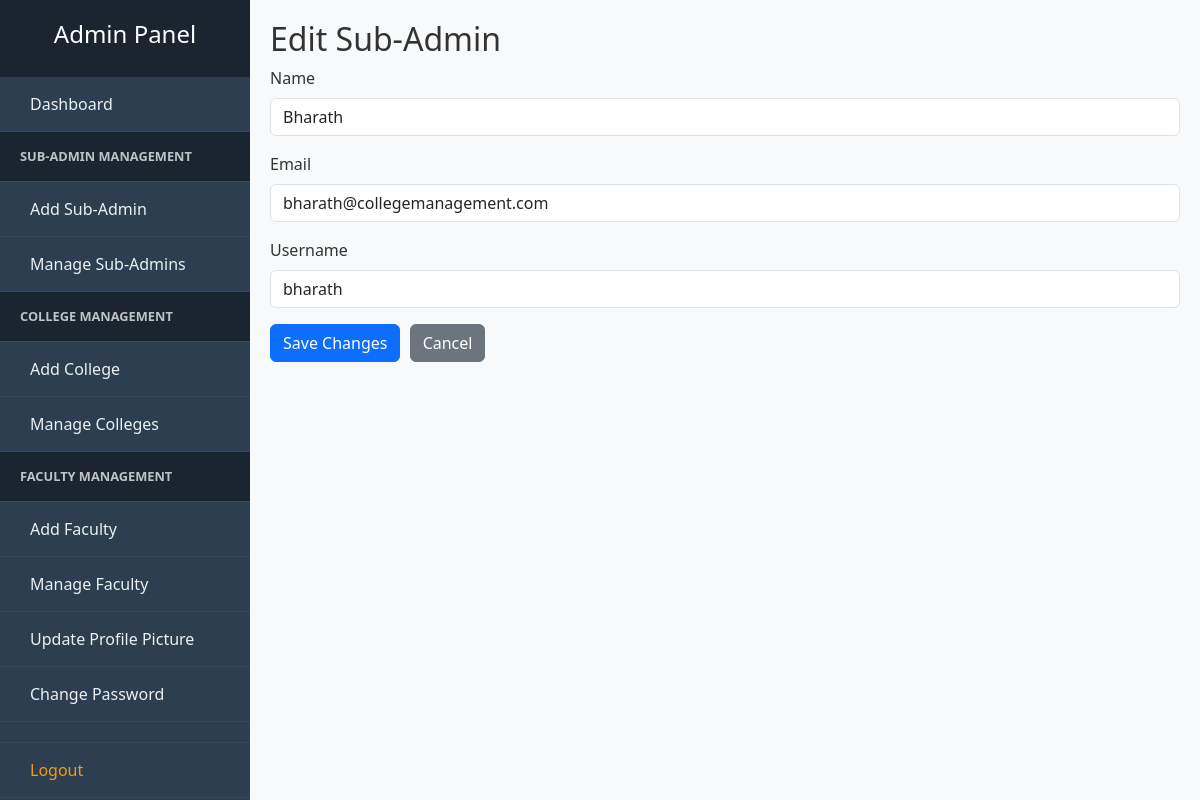
/admin/edit-subadmin.php?id=1 (signed in), run on the app's committed database.
### tables this page shows
CREATE TABLE IF NOT EXISTS subadmins (
    id INT AUTO_INCREMENT PRIMARY KEY,
    name VARCHAR(100) NOT NULL,
    email VARCHAR(100) NOT NULL UNIQUE,
    username VARCHAR(50) NOT NULL UNIQUE,
    password VARCHAR(255) NOT NULL,
    profile VARCHAR(50) NOT NULL,
    profile_image VARCHAR(255),
    created_at TIMESTAMP DEFAULT CURRENT_TIMESTAMP
);

### admin/edit-subadmin.php (the view, shortened to what this page needs)
<?php
$id = isset($_GET['id']) ? (int) $_GET['id'] : 0;
$result = mysqli_query($con, "SELECT * FROM subadmins WHERE id = $id");
$subadmin = mysqli_fetch_assoc($result);
?>
<!DOCTYPE html>
<html lang="en">
<head>
    <link href="https://cdn.jsdelivr.net/npm/bootstrap@5.3.0/dist/css/bootstrap.min.css" rel="stylesheet">
    <link rel="stylesheet" href="../assets/css/style.css">
</head>
<body>
    <div class="admin-wrapper">
        <?php include '../includes/sidebar.php'; ?>
        <div class="admin-content">
            <h2>Edit Sub-Admin</h2>
            <form method="POST">
                <div class="mb-3">
                    <label class="form-label">Name</label>
                    <input type="text" name="name" class="form-control" value="<?php echo htmlspecialchars($subadmin['name']); ?>" required>
                </div>
                <div class="mb-3">
                    <label class="form-label">Email</label>
                    <input type="email" name="email" class="form-control" value="<?php echo htmlspecialchars($subadmin['email']); ?>" required>
                </div>
                <div class="mb-3">
                    <label class="form-label">Username</label>
                    <input type="text" name="username" class="form-control" value="<?php echo htmlspecialchars($subadmin['username']); ?>" required>
                </div>
                <button type="submit" class="btn btn-primary">Save Changes</button>
                <a href="manage-subadmins.php" class="btn btn-secondary">Cancel</a>
            </form>
        </div>
    </div>
</body>
</html>

### assets/css/style.css (style rules this page uses)
* { margin: 0; padding: 0; box-sizing: border-box; }
body { font-family: 'Segoe UI', Tahoma, Geneva, Verdana, sans-serif; background-color: #f8f9fa; color: #333; }
.admin-wrapper { display: flex; min-height: 100vh; }
.admin-content { margin-left: 250px; padding: 20px; flex: 1; }
.btn { margin-right: 5px; }

### data on the page
subadmins: name "Bharath", email "bharath@collegemanagement.com", username "bharath"
